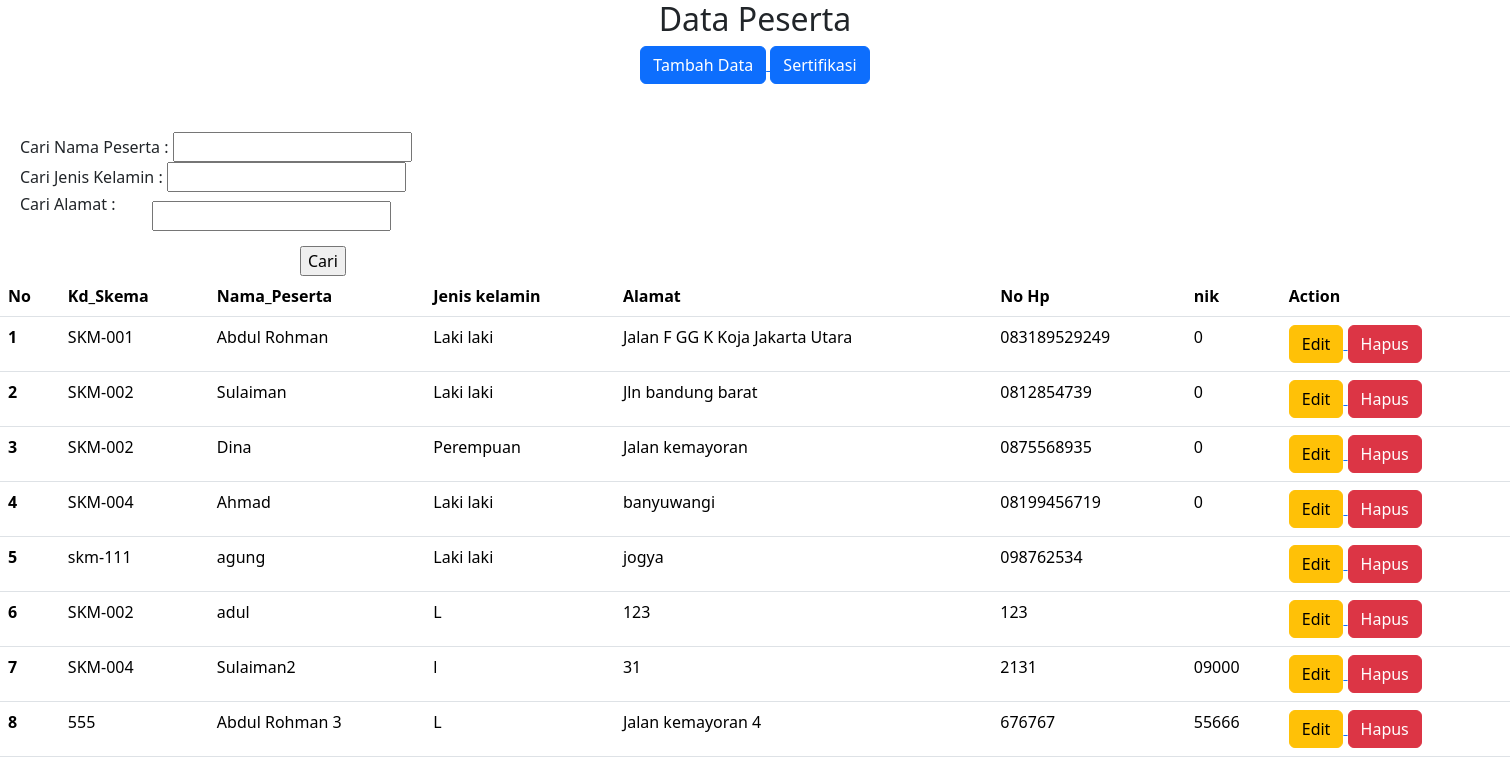
The app's page /home.php with its own data.
### tables this page shows
CREATE TABLE `tb_peserta` (
  `id_peserta` int(11) NOT NULL,
  `kd_skema` varchar(50) NOT NULL,
  `nm_peserta` varchar(50) NOT NULL,
  `jekel` varchar(50) NOT NULL,
  `alamat` varchar(50) NOT NULL,
  `no_hp` varchar(50) NOT NULL,
  `nik` varchar(50) NOT NULL
);

### home.php (the view, shortened to what this page needs)
<!DOCTYPE html>
<html lang="en">
<head>
    <link href="https://cdn.jsdelivr.net/npm/bootstrap@5.3.2/dist/css/bootstrap.min.css" rel="stylesheet">
</head>
<body class="">
    <center>
        <div class="container">
            <h2>Data Peserta</h2>
            <a href="tambah.php">
                <button type="button" class="btn btn-primary">Tambah Data</button>
            </a>
            <a href="home1.php">
                <button type="button" class="btn btn-primary">Sertifikasi</button>
            </a>
        </center>
        <br/><br/>
    <div class ="filter">
        <form action="home.php" method="get">
            <label>Cari Nama Peserta :</label>
            <input type="text" name="cari_nama"><br>
            <label>Cari Jenis Kelamin :</label>
            <input type="text" name="cari_jenis_kelamin"><br>
            <label>Cari Alamat :</label>
            <div class="alamat">
            <input type="text" name="cari_alamat">
            </div>
            </div>
            <div class="cari">
            <input type="submit" value="Cari"><br>
        </div>
        <table class="table">
            <thead>
                <tr>
                    <th scope="col">No</th>
                    <th scope="col">Kd_Skema</th>
                    <th scope="col">Nama_Peserta</th>
                    <th scope="col">Jenis kelamin</th>
                    <th scope="col">Alamat</th>
                    <th scope="col">No Hp</th>
                    <th scope="col">nik</th>
                    <th scope="col">Action</th>
                </tr>
            </thead>
            <?php
            include 'koneksi.php';
            $no = 1;
            if(isset($_GET['cari_nama']) || isset($_GET['cari_jenis_kelamin']) || isset($_GET['cari_alamat'])){
                $cari_nama = $_GET['cari_nama'];
                $cari_jenis_kelamin = $_GET['cari_jenis_kelamin'];
                $cari_alamat = $_GET['cari_alamat'];
                $sql = mysqli_query($coon, "SELECT * FROM tb_peserta WHERE nm_peserta LIKE '%$cari_nama%' AND jekel LIKE '%$cari_jenis_kelamin%' AND alamat LIKE '%$cari_alamat%'");
            } else {
                $sql = mysqli_query($coon, "SELECT * FROM tb_peserta");
            }
            ?>
            <tbody>
                <?php
                while($data = mysqli_fetch_array($sql)){
                    ?>
                    <tr>
                        <th scope="row"><?php echo $no; ?></th>
                        <td><?php echo $data['kd_skema']; ?></td>
                        <td><?php echo $data['nm_peserta']; ?></td>
                        <td><?php echo $data['jekel']; ?></td>
                        <td><?php echo $data['alamat']; ?></td>
                        <td><?php echo $data['no_hp']; ?></td>
                        <td><?php echo $data['nik']; ?></td>
                        <td>
                            <a href="edit.php?id=<?php echo $data['id_peserta']; ?>">
                                <button type="button" class="btn btn-warning">Edit</button>
                            </a>
                            <a href="delete.php?id=<?php echo $data['id_peserta'] ?>">
                                <button type="button" class="btn btn-danger">Hapus</button>
                            </a>
                        </td>
                    </tr>
                    <?php
                    $no++;
                }
                ?>
            </tbody>
        </table>
</body>
</html>

### home.php (style rules this page uses)
.alamat { position: relative; left :132px; top: -15px; }
.cari { position: relative; left : 300px; color : green; }
.filter { position: relative; left :20px; }

### records on screen
tb_peserta: kd_skema "SKM-001", nm_peserta "Abdul Rohman", jekel "Laki laki", alamat "Jalan F GG K Koja Jakarta Utara", no_hp "083189529249", nik "0"
tb_peserta: kd_skema "SKM-002", nm_peserta "Sulaiman", jekel "Laki laki", alamat "Jln bandung barat", no_hp "0812854739", nik "0"
tb_peserta: kd_skema "SKM-002", nm_peserta "Dina", jekel "Perempuan", alamat "Jalan kemayoran", no_hp "0875568935", nik "0"
tb_peserta: kd_skema "SKM-004", nm_peserta "Ahmad", jekel "Laki laki", alamat "banyuwangi", no_hp "08199456719", nik "0"
tb_peserta: kd_skema "skm-111", nm_peserta "agung", jekel "Laki laki", alamat "jogya", no_hp "098762534"
tb_peserta: kd_skema "SKM-002", nm_peserta "adul", jekel "L", alamat "123", no_hp "123"
tb_peserta: kd_skema "SKM-004", nm_peserta "Sulaiman2", jekel "l", alamat "31", no_hp "2131", nik "09000"
tb_peserta: kd_skema "555", nm_peserta "Abdul Rohman 3", jekel "L", alamat "Jalan kemayoran 4", no_hp "676767", nik "55666"
